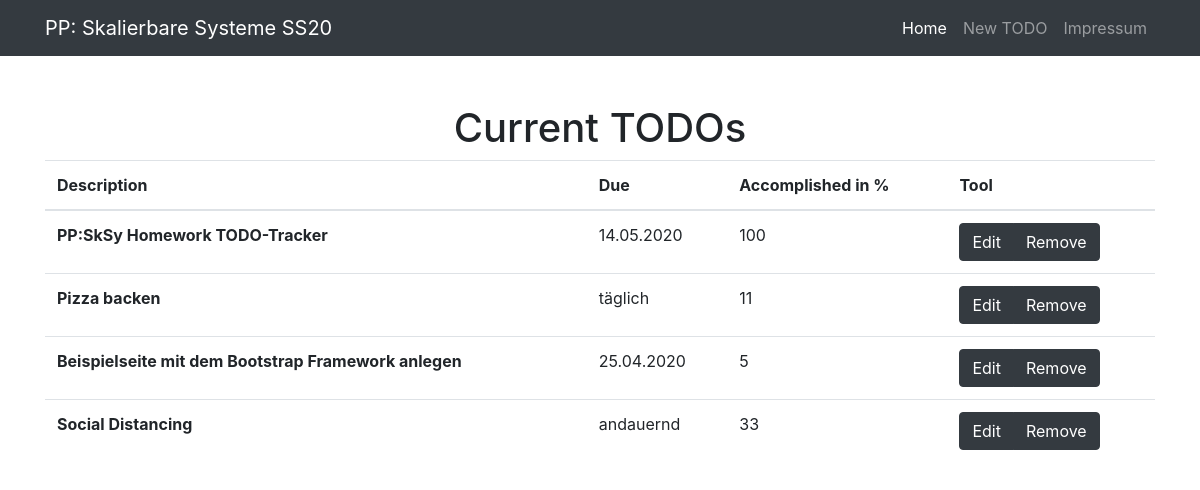
/todos_app/, run on the app's committed database.
### todos_app/models.py (models this page shows, shortened)
class Todo(models.Model):
    description = models.CharField(max_length=160)
    due = models.CharField(max_length=80)
    accomplished = models.IntegerField()

### todos_app/views.py (the view)
# urls.py: path('', views.index, name='index'),
def index(request):
    todo_list = Todo.objects.all()
    context = {
        'todo_list': todo_list,
    }
    return render(request, 'todos_app/index.html', context=context)

### todos_app/templates/todos_app/index.html (shortened to what this page needs)
{% extends "todos_app/base.html" %}
{% block header %} Current TODOs {% endblock %}
{% block content %}
<div class="table-responsive">
    <table class="table">
        <thead>
            <tr>
                <th scope="col">Description</th>
                <th scope="col">Due</th>
                <th scope="col">Accomplished in %</th>
                <th scope="col">Tool</th>
            </tr>
        </thead>
        <tbody>
            {% for elm in todo_list %}
            <tr>
                <th scope="row">{{ elm.description }} </th>
                <td>{{ elm.due }}</td>
                <td>{{ elm.accomplished }}</td>
                <td>
                    <div class="btn-group">
                        <a role="button" class="btn btn-dark" href="{% url 'edit_todo' elm.pk %}">Edit</a>
                        <a role="button" class="btn btn-dark" href="{% url 'remove' elm.pk %}">Remove</a>
                    </div>
                </td>
            </tr>
            {% endfor %}
        </tbody>
    </table>
</div>
{% endblock %}

### todos_app/templates/todos_app/base.html (shortened to what this page needs)
<!doctype html>
<html lang="en">
<head>
    <link rel="stylesheet" href="https://stackpath.bootstrapcdn.com/bootstrap/4.4.1/css/bootstrap.min.css"
>
</head>
<body>
    <nav class="navbar navbar-expand-lg navbar-dark bg-dark static-top">
        <div class="container">
            <a class="navbar-brand" href={% url 'index' %}>PP: Skalierbare Systeme SS20</a>
            <div class="collapse navbar-collapse" id="navbarResponsive">
                <ul class="navbar-nav ml-auto">
                    <li class="nav-item active">
                        <a class="nav-link" href={% url 'index' %}>Home
                    </li>
                    <li class="nav-item">
                        <a class="nav-link" href={% url 'create_todo' %}>New TODO</a>
                    </li>
                    <li class="nav-item">
                        <a class="nav-link" href={% url 'impressum' %}>Impressum</a>
                    </li>
                </ul>
            </div>
        </div>
    </nav>
    <div class="container">
        <div class="row">
            <div class="col-lg-12 text-center">
                <h1 class="mt-5">{% block header %}{% endblock %}</h1>
            </div>
        </div>
        {% block content %}{% endblock %}
    </div>
</body>
</html>

### data on the page
Todo: description "PP:SkSy Homework TODO-Tracker", due "14.05.2020", accomplished "100"
Todo: description "Pizza backen", due "täglich", accomplished "11"
Todo: description "Beispielseite mit dem Bootstrap Framework anlegen", due "25.04.2020", accomplished "5"
Todo: description "Social Distancing", due "andauernd", accomplished "33"
